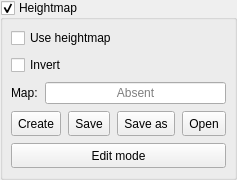
            <widget class="GroupBox" name="grpHeightMap">
             <property name="title">
              <string>Heightmap</string>
             </property>
             <property name="checkable">
              <bool>true</bool>
             </property>
             <property name="overrided" stdset="0">
              <bool>false</bool>
             </property>
             <layout class="QVBoxLayout" name="verticalLayout_16">
              <property name="leftMargin">
               <number>8</number>
              </property>
              <property name="topMargin">
               <number>8</number>
              </property>
              <property name="rightMargin">
               <number>8</number>
              </property>
              <property name="bottomMargin">
               <number>9</number>
              </property>
              <item>
               <widget class="QWidget" name="widgetHeightMap" native="true">
                <layout class="QVBoxLayout" name="verticalLayout_15">
                 <property name="spacing">
                  <number>7</number>
                 </property>
                 <property name="leftMargin">
                  <number>0</number>
                 </property>
                 <property name="topMargin">
                  <number>0</number>
                 </property>
                 <property name="rightMargin">
                  <number>0</number>
                 </property>
                 <property name="bottomMargin">
                  <number>0</number>
                 </property>
                 <item>
                  <widget class="QCheckBox" name="chkHeightMapUse">
                   <property name="text">
                    <string>Use heightmap</string>
                   </property>
                  </widget>
                 </item>
                 <item>
                  <widget class="QCheckBox" name="chkHeightMapInvert">
                   <property name="text">
                    <string>Invert</string>
                   </property>
                  </widget>
                 </item>
                 <item>
                  <layout class="QHBoxLayout" name="horizontalLayout_22">
                   <item>
                    <widget class="QLabel" name="label_15">
                     <property name="text">
                      <string>Map:</string>
                     </property>
                    </widget>
                   </item>
                   <item>
                    <widget class="QLineEdit" name="txtHeightMap">
                     <property name="focusPolicy">
                      <enum>Qt::NoFocus</enum>
                     </property>
                     <property name="text">
                      <string/>
                     </property>
                     <property name="alignment">
                      <set>Qt::AlignCenter</set>
                     </property>
                     <property name="readOnly">
                      <bool>true</bool>
                     </property>
                     <property name="placeholderText">
                      <string>Absent</string>
                     </property>
                    </widget>
                   </item>
                  </layout>
                 </item>
                 <item>
                  <layout class="QHBoxLayout" name="horizontalLayout_21">
                   <item>
                    <widget class="StyledToolButton" name="cmdHeightMapCreate">
                     <property name="sizePolicy">
                      <sizepolicy hsizetype="Preferred" vsizetype="Fixed">
                       <horstretch>0</horstretch>
                       <verstretch>0</verstretch>
                      </sizepolicy>
                     </property>
                     <property name="minimumSize">
                      <size>
                       <width>0</width>
                       <height>25</height>
                      </size>
                     </property>
                     <property name="text">
                      <string>Create</string>
                     </property>
                    </widget>
                   </item>
                   <item>
                    <widget class="StyledToolButton" name="cmdHeightMapSave">
                     <property name="sizePolicy">
                      <sizepolicy hsizetype="Preferred" vsizetype="Fixed">
                       <horstretch>0</horstretch>
                       <verstretch>0</verstretch>
                      </sizepolicy>
                     </property>
                     <property name="minimumSize">
                      <size>
                       <width>0</width>
                       <height>25</height>
                      </size>
                     </property>
                     <property name="text">
                      <string>Save</string>
                     </property>
                    </widget>
                   </item>
                   <item>
                    <widget class="StyledToolButton" name="cmdHeightMapSaveAs">
                     <property name="sizePolicy">
                      <sizepolicy hsizetype="Preferred" vsizetype="Fixed">
                       <horstretch>0</horstretch>
                       <verstretch>0</verstretch>
                      </sizepolicy>
                     </property>
                     <property name="minimumSize">
                      <size>
                       <width>0</width>
                       <height>25</height>
                      </size>
                     </property>
                     <property name="text">
                      <string>Save as</string>
                     </property>
                    </widget>
                   </item>
                   <item>
                    <widget class="StyledToolButton" name="cmdHeightMapLoad">
                     <property name="sizePolicy">
                      <sizepolicy hsizetype="Preferred" vsizetype="Fixed">
                       <horstretch>0</horstretch>
                       <verstretch>0</verstretch>
                      </sizepolicy>
                     </property>
                     <property name="minimumSize">
                      <size>
                       <width>0</width>
                       <height>25</height>
                      </size>
                     </property>
                     <property name="text">
                      <string>Open</string>
                     </property>
                    </widget>
                   </item>
                  </layout>
                 </item>
                 <item>
                  <widget class="StyledToolButton" name="cmdHeightMapMode">
                   <property name="sizePolicy">
                    <sizepolicy hsizetype="Preferred" vsizetype="Fixed">
                     <horstretch>0</horstretch>
                     <verstretch>0</verstretch>
                    </sizepolicy>
                   </property>
                   <property name="minimumSize">
                    <size>
                     <width>42</width>
                     <height>25</height>
                    </size>
                   </property>
                   <property name="text">
                    <string>Edit mode</string>
                   </property>
                   <property name="checkable">
                    <bool>true</bool>
                   </property>
                  </widget>
                 </item>
                </layout>
               </widget>
              </item>
             </layout>
            </widget>
